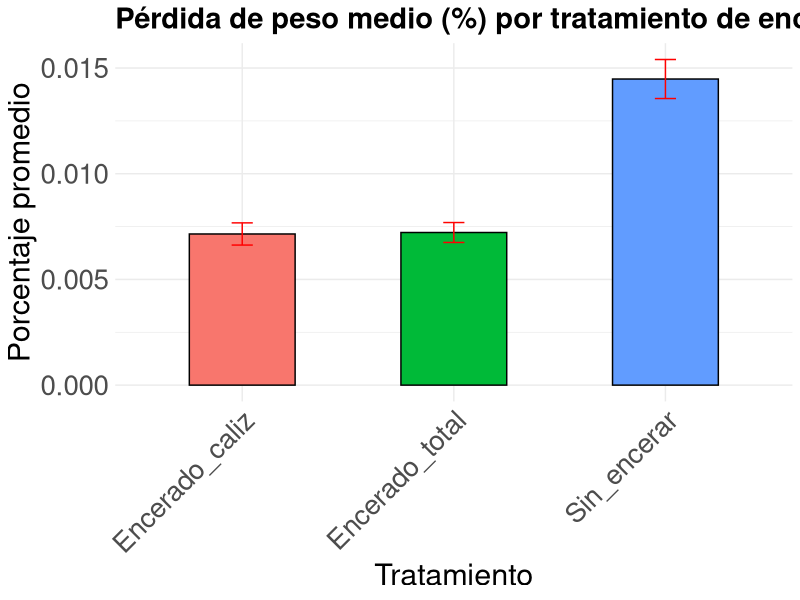

The R source for this figure:
## ---- chunk 1
knitr::opts_chunk$set(warning = FALSE, message = FALSE, echo = FALSE)

# Crear un data frame en formato largo
frutos <- data.frame(
  Fruto = rep(1:10, each = 3),
  Tratamiento = rep(c("Encerado_total", "Encerado_caliz", "Sin_encerar"), times = 10),
  Porcentaje = c(
    0.0080, 0.0081, 0.0131,
    0.0072, 0.0061, 0.0138,
    0.0068, 0.0070, 0.0132,
    0.0068, 0.0075, 0.0145,
    0.0071, 0.0072, 0.0143,
    0.0075, 0.0073, 0.0152,
    0.0067, 0.0068, 0.0147,
    0.0071, 0.0071, 0.0150,
    0.0070, 0.0069, 0.0149,
    0.0080, 0.0075, 0.0161
  )
)

# Ver el data frame
print(frutos)


## ---- chunk 2
knitr::opts_chunk$set(warning = FALSE, message = FALSE, echo = FALSE)

# Cargar dplyr
library(dplyr)

# Resumir los datos por tratamiento
resumen <- frutos %>%
  group_by(Tratamiento) %>%
  summarise(
    Media = mean(Porcentaje),
    Desviacion_Estandar = sd(Porcentaje),
    Minimo = min(Porcentaje),
    Maximo = max(Porcentaje),
    n = n()
  )

# Ver la tabla resumen
print(resumen)


## ---- chunk 3
knitr::opts_chunk$set(warning = FALSE, message = FALSE, echo = FALSE)

# Cargar ggplot2
library(ggplot2)

# Crear gráfico de barras
ggplot(resumen, aes(x = Tratamiento, y = Media, fill = Tratamiento)) +
  geom_bar(stat = "identity", color = "black", width = 0.5) +
  geom_errorbar(aes(ymin = Media - Desviacion_Estandar, ymax = Media + Desviacion_Estandar), 
                width = 0.1, color = "red") +
  labs(
    title = "Pérdida de peso medio (%) por tratamiento de encerado",
    x = "Tratamiento",
    y = "Porcentaje promedio"
  ) +
  theme_minimal() +
  theme(axis.text.x = element_text(angle = 45, hjust = 1))+
  theme(legend.position = "none")+
  theme(
    axis.text = element_text(size = 20),       # Tamaño de texto de los ejes
    axis.title = element_text(size = 22),      # Tamaño de títulos de los ejes
    plot.title = element_text(size = 21, face = "bold"), # Tamaño del título
    legend.text = element_text(size = 20),     # Tamaño del texto de la leyenda (si aplica)
    legend.title = element_text(size = 22)     # Tamaño del título de la leyenda (si aplica)
  )


## ---- chunk 4
knitr::opts_chunk$set(warning = FALSE, message = FALSE, echo = FALSE)



## ---- chunk 5
knitr::opts_chunk$set(warning = FALSE, message = FALSE, echo = FALSE)



## ---- chunk 6
knitr::opts_chunk$set(warning = FALSE, message = FALSE, echo = FALSE)



